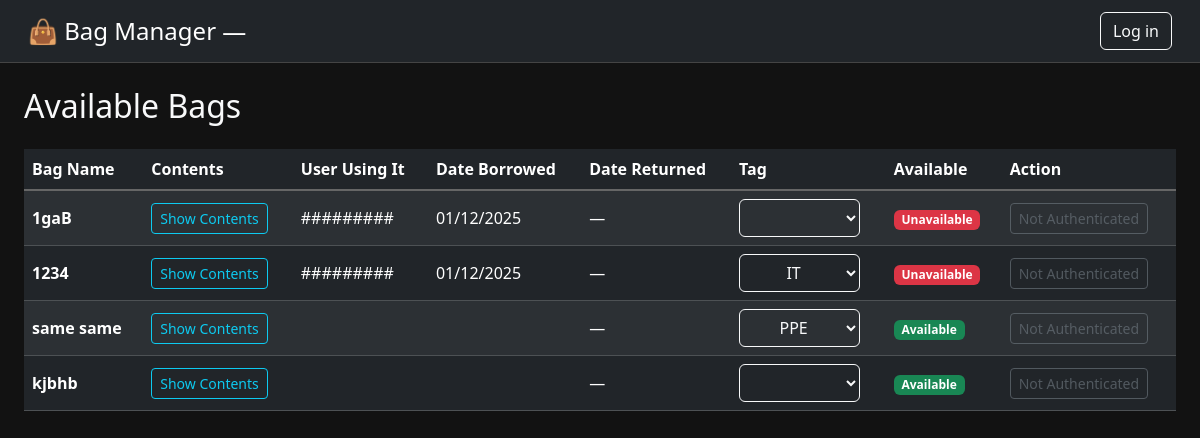
Before: / with the older database file.
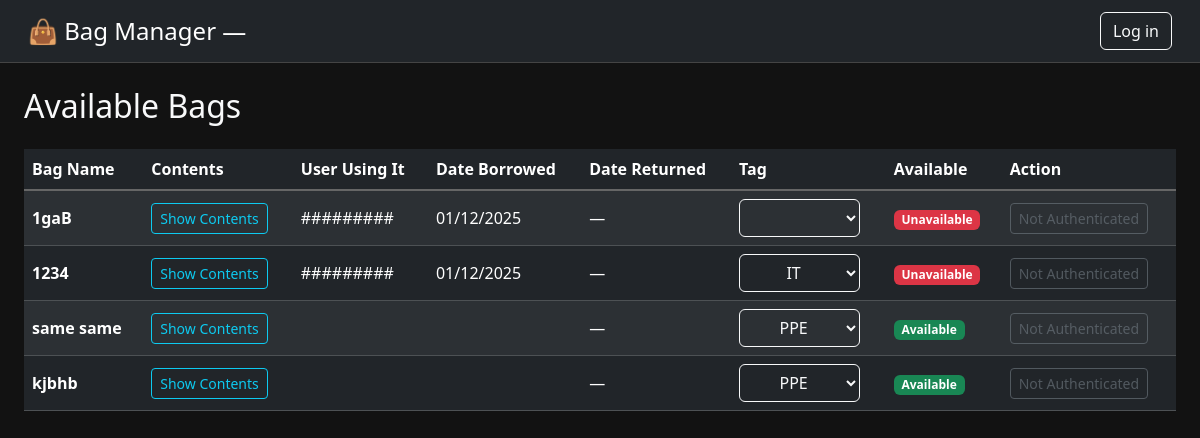
After: the same page with the newer database file.
### bags/models.py (models this page shows, shortened)
class Bag(models.Model):
    inbag=models.CharField(max_length=200)
    contents=models.TextField(null=True,blank=True, default=" ")
    tagg=models.ForeignKey(Tags, on_delete=models.CASCADE, related_name="Bag",null=True,blank=True)
    def __str__(self):
        return self.inbag

class Tags(models.Model):
    tag=models.CharField(max_length=100)

### bags/views.py (the view)
# urls.py: path("", views.index, name="index"),
def index(request):
    bags = Bag.objects.all()
    tags = Tags.objects.all()
    for bag in bags:
        bag.last_borrowingtime = bag.borrowingtimes.order_by("-start").first()
        bag.end_borrowingtime = bag.borrowingtimes.order_by("-end").first()
        bag.being_used = (
            bag.last_borrowingtime is not None and bag.last_borrowingtime.end is None
        )
    context = {
        "bags": bags,
        "tags": tags,
        "authenticated": request.user.is_authenticated,
        "username": request.user.username,
        "buttoo": not bag.being_used if bags else True
    }
    return render(request, "sitebag/detail.html", context=context)

### bags/Templates/sitebag/detail.html (shortened to what this page needs)
{% load static %}
<!DOCTYPE html>
<html lang="en">
<head>
  <link href="https://cdn.jsdelivr.net/npm/bootstrap@5.3.8/dist/css/bootstrap.min.css" rel="stylesheet">
</head>
<body>
  <nav class="navbar navbar-dark bg-dark px-3">
    <div class="container-fluid">
      <a class="navbar-brand fs-4">👜 Bag Manager — </a>
      <form method="post" {% if authenticated %}action="/accounts/logout/">{% else %}action="/accounts/login/">{% endif %}
        <button class="btn btn-outline-light" type="submit">
          {% if authenticated %} Log out {% else %} Log in {% endif %}
        </button>
      </form>
    </div>
  </nav>
  <div class="container-fluid mt-4 px-4">
    <div class="d-flex justify-content-between align-items-center mb-3">
      <h2>Available Bags</h2>
    </div>
    <div class="table-responsive w-100">
      <table class="table table-dark table-striped align-middle w-100">
        <thead>
          <tr>
            <th>Bag Name</th>
            <th>Contents</th>
            <th>User Using It</th>
            <th>Date Borrowed</th>
            <th>Date Returned</th>
            <th>Tag</th>
            <th>Available</th>
            <th>Action</th>
          </tr>
        </thead>
        <tbody>
          {% for bag in bags %}
          <tr>
            <td class="fw-semibold">{{ bag }}</td>
            <td>
              <button class="btn btn-sm btn-outline-info" data-bs-toggle="collapse" data-bs-target="#contents-{{ bag.id }}">
                Show Contents
              </button>
            </td>
            <td>
              {% if authenticated %}
              {{ bag.last_borrowingtime.member }}
              {% else %}
              {% if bag.being_used %}
              #########
              {% endif %}
              {% endif %}
            </td>
            <td>{{ bag.last_borrowingtime.start|date:"d/m/Y" }}</td>
            <td>{% if bag.last_borrowingtime.end %}{{ bag.last_borrowingtime.end|date:"d/m/Y" }}{% else %}—{% endif %}</td>
            <td>
              <select class="btn btn-outline-light dropdown-toggle" name="TagSelect" id="tag-select-{{ bag.id }}" onchange="changeTag('{{ bag.id }}')">
                <option value=" "></option>
                {% for tag in tags %}
                <option onclick="changeTag" value="{{ tag.id }}" {% if bag.tagg and bag.tagg.id == tag.id %}selected{% endif %}>{{ tag.tag }}</option>
               {% endfor %}
              </select>
            </td>
            <td>
              {% if bag.being_used %}
                <span class="badge bg-danger">Unavailable</span>
              {% else %}
                <span class="badge bg-success">Available</span>
              {% endif %}
            </td>
            <td>
              {% if bag.being_used and bag.last_borrowingtime and username == bag.last_borrowingtime.member.user.username %}
                {% if authenticated %}
                  <button class="btn btn-sm btn-outline-warning" onclick="returnBag('{{ bag.id }}')">Return</button>
                {% endif %}
              {% elif not bag.being_used and authenticated %}
                <button class="btn btn-sm btn-outline-success" onclick="borrowBag('{{ bag.id }}')">Borrow</button>
              {% else %}
                <button class="btn btn-sm btn-outline-secondary" disabled>Not Authenticated</button>
              {% endif %}
            </td>
          </tr>
          {% endfor %}
        </tbody>
      </table>
    </div>
  </div>
</body>
</html>

Changed rows visible on the page:
changed Bag "kjbhb": TagSelect (not shown) → "PPE"
